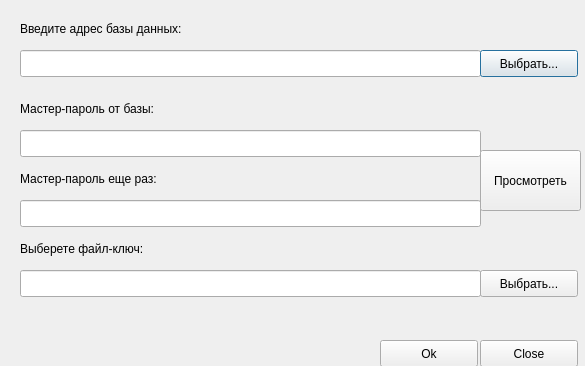
<?xml version="1.0" encoding="UTF-8"?>
<ui version="4.0">
 <class>Dialog</class>
 <widget class="QDialog" name="Dialog">
  <property name="geometry">
   <rect>
    <x>0</x>
    <y>0</y>
    <width>585</width>
    <height>366</height>
   </rect>
  </property>
  <property name="minimumSize">
   <size>
    <width>585</width>
    <height>366</height>
   </size>
  </property>
  <property name="maximumSize">
   <size>
    <width>585</width>
    <height>16777215</height>
   </size>
  </property>
  <property name="windowTitle">
   <string>Открытие базы</string>
  </property>
  <widget class="QLineEdit" name="addr">
   <property name="geometry">
    <rect>
     <x>20</x>
     <y>50</y>
     <width>461</width>
     <height>27</height>
    </rect>
   </property>
  </widget>
  <widget class="QLabel" name="label">
   <property name="geometry">
    <rect>
     <x>20</x>
     <y>20</y>
     <width>231</width>
     <height>17</height>
    </rect>
   </property>
   <property name="text">
    <string>Введите адрес базы данных:</string>
   </property>
  </widget>
  <widget class="QPushButton" name="ch_base">
   <property name="geometry">
    <rect>
     <x>480</x>
     <y>50</y>
     <width>98</width>
     <height>27</height>
    </rect>
   </property>
   <property name="text">
    <string>Выбрать...</string>
   </property>
  </widget>
  <widget class="QPushButton" name="ch_k_f">
   <property name="geometry">
    <rect>
     <x>480</x>
     <y>270</y>
     <width>98</width>
     <height>27</height>
    </rect>
   </property>
   <property name="text">
    <string>Выбрать...</string>
   </property>
  </widget>
  <widget class="QLineEdit" name="key_file">
   <property name="geometry">
    <rect>
     <x>20</x>
     <y>270</y>
     <width>461</width>
     <height>27</height>
    </rect>
   </property>
  </widget>
  <widget class="QLabel" name="label_2">
   <property name="geometry">
    <rect>
     <x>20</x>
     <y>240</y>
     <width>181</width>
     <height>17</height>
    </rect>
   </property>
   <property name="text">
    <string>Выберете файл-ключ:</string>
   </property>
  </widget>
  <widget class="QLineEdit" name="pwd">
   <property name="geometry">
    <rect>
     <x>20</x>
     <y>130</y>
     <width>461</width>
     <height>27</height>
    </rect>
   </property>
   <property name="echoMode">
    <enum>QLineEdit::Password</enum>
   </property>
  </widget>
  <widget class="QLabel" name="label_3">
   <property name="geometry">
    <rect>
     <x>20</x>
     <y>100</y>
     <width>241</width>
     <height>17</height>
    </rect>
   </property>
   <property name="text">
    <string>Мастер-пароль от базы:</string>
   </property>
  </widget>
  <widget class="QLabel" name="label_4">
   <property name="geometry">
    <rect>
     <x>20</x>
     <y>170</y>
     <width>241</width>
     <height>17</height>
    </rect>
   </property>
   <property name="text">
    <string>Мастер-пароль еще раз:</string>
   </property>
  </widget>
  <widget class="QLineEdit" name="repwd">
   <property name="geometry">
    <rect>
     <x>20</x>
     <y>200</y>
     <width>461</width>
     <height>27</height>
    </rect>
   </property>
   <property name="echoMode">
    <enum>QLineEdit::Password</enum>
   </property>
  </widget>
  <widget class="QPushButton" name="view_pwd">
   <property name="geometry">
    <rect>
     <x>480</x>
     <y>150</y>
     <width>101</width>
     <height>61</height>
    </rect>
   </property>
   <property name="text">
    <string>Просмотреть</string>
   </property>
  </widget>
  <widget class="QPushButton" name="cls_btn">
   <property name="geometry">
    <rect>
     <x>480</x>
     <y>340</y>
     <width>98</width>
     <height>27</height>
    </rect>
   </property>
   <property name="text">
    <string>Close</string>
   </property>
  </widget>
  <widget class="QPushButton" name="ok_btn">
   <property name="geometry">
    <rect>
     <x>380</x>
     <y>340</y>
     <width>98</width>
     <height>27</height>
    </rect>
   </property>
   <property name="text">
    <string>Ok</string>
   </property>
  </widget>
 </widget>
 <resources/>
 <connections/>
</ui>
